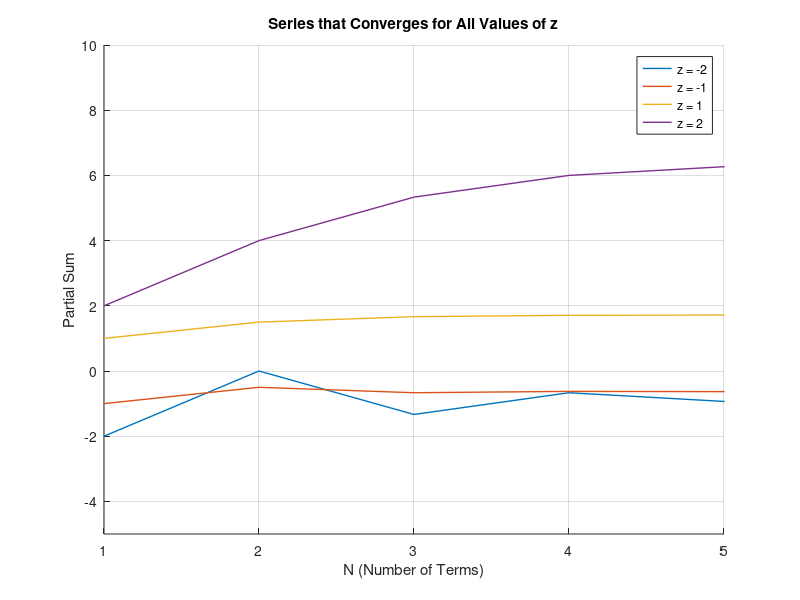

Write MATLAB code to recreate this figure.
z_values = [-2, -1, 1, 2];
N_max = 50;
N = 1:N_max;

figure; hold on;
for z = z_values
    partial_sums = zeros(1, N_max);
    current_sum = 0;
    for n = 1:N_max
        term = (z^n) / factorial(n);
        current_sum = current_sum + term;
        partial_sums(n) = current_sum;
    end
    plot(N, partial_sums, 'DisplayName', ['z = ', num2str(z)], 'LineWidth', 1);
end

xlabel('N (Number of Terms)'); 
ylabel('Partial Sum');
ylim([-5, 10]);
xlim([0, 50]);
axis([1 5 -5 10]);
title('Series that Converges for All Values of z');
legend show; grid on;
hold off;
